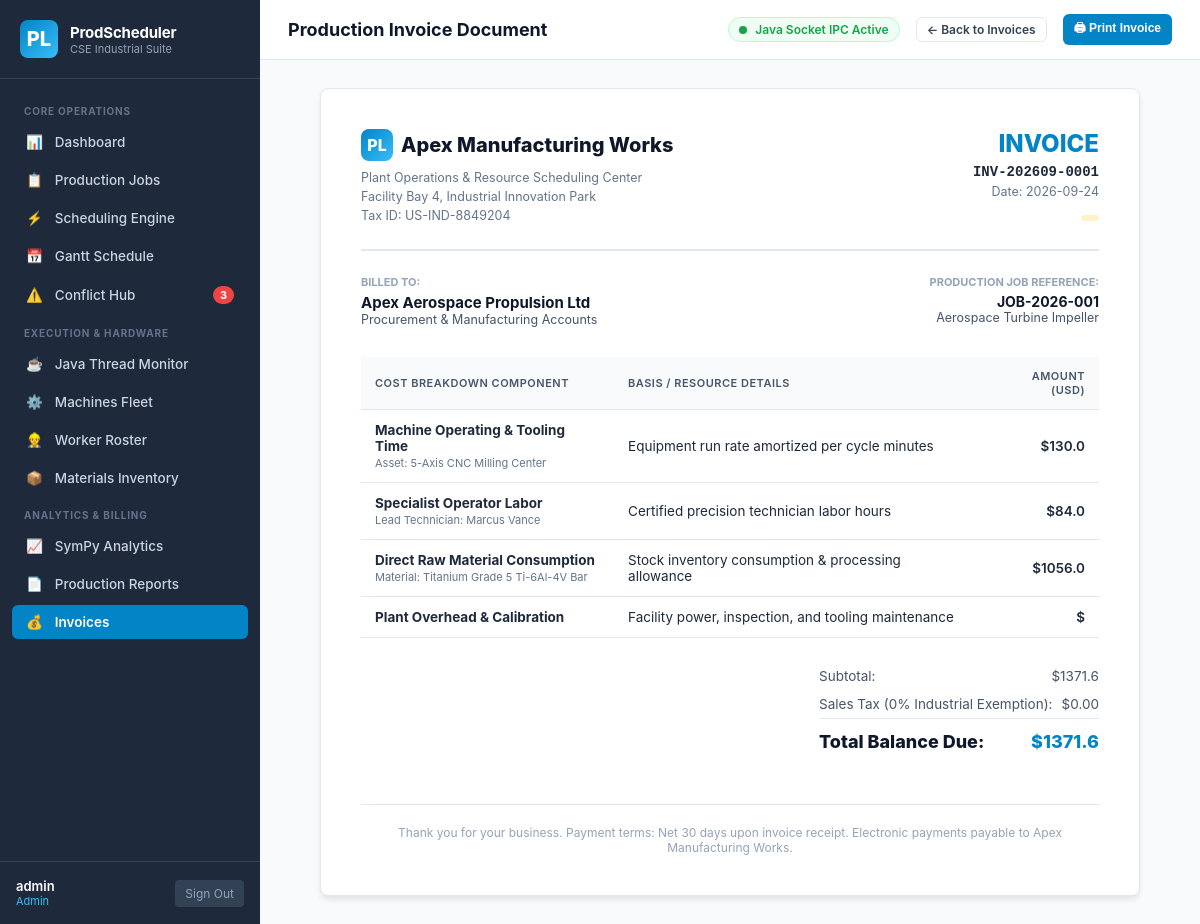
The app's page /invoices/1 (signed in), older data.
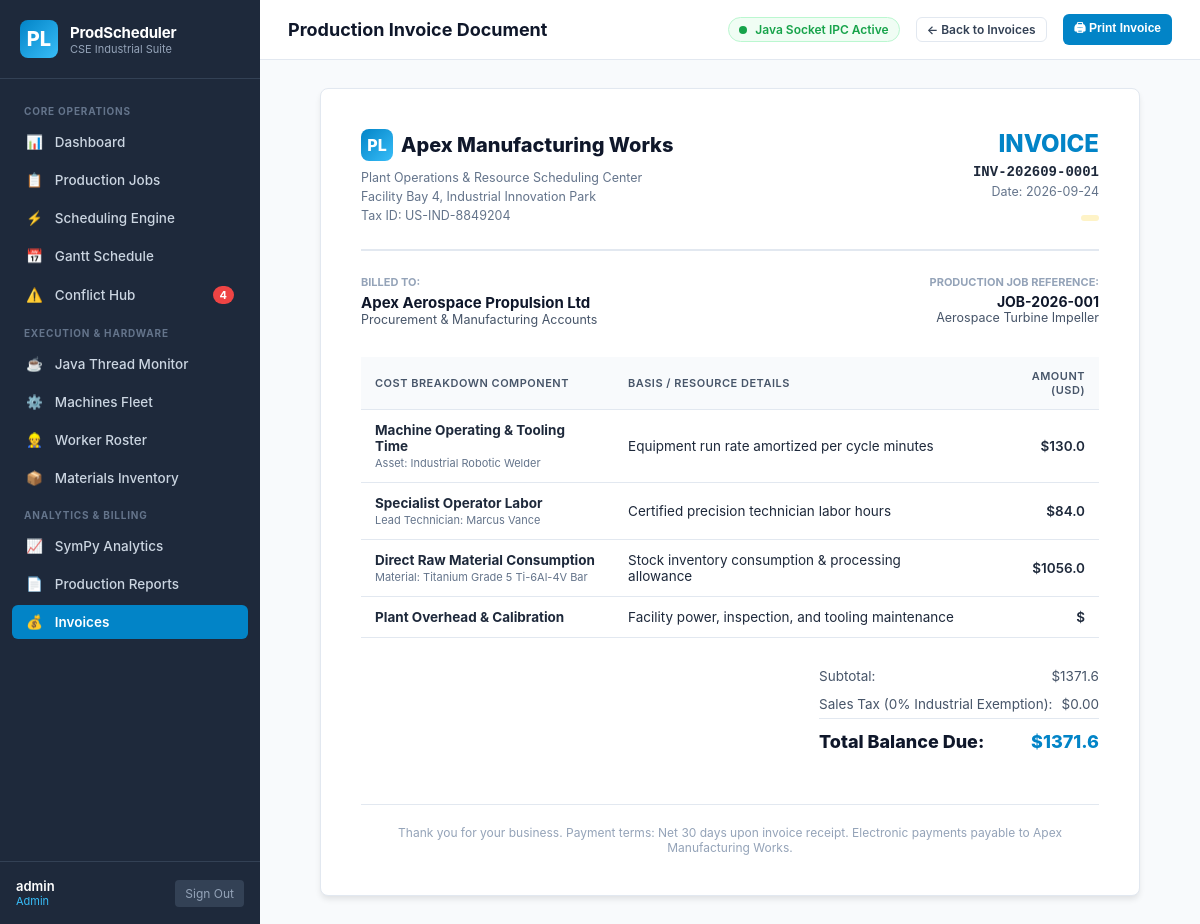
The same page, newer data.
### tables this page shows
CREATE TABLE machines (
    id INTEGER PRIMARY KEY AUTOINCREMENT,
    name TEXT NOT NULL,
    code TEXT UNIQUE NOT NULL,
    machine_type TEXT NOT NULL,
    capacity_per_hour INTEGER NOT NULL DEFAULT 100,
    hourly_rate REAL NOT NULL DEFAULT 45.0,
    status TEXT NOT NULL DEFAULT 'Idle' CHECK (status IN ('Idle', 'Running', 'Maintenance', 'Error')),
    location TEXT DEFAULT 'Building A - Floor 1',
    last_maintenance DATE DEFAULT CURRENT_DATE,
    created_at TIMESTAMP DEFAULT CURRENT_TIMESTAMP
);

### app.py (the view)
@app.route("/invoices/<int:invoice_id>")
@login_required
def view_invoice(invoice_id):
    invoice = db.get_invoice_by_id(invoice_id)
    if not invoice:
        flash("Invoice not found.", "danger")
        return redirect(url_for("invoices"))
    return render_template("invoice_detail.html", invoice=invoice)

### app.py (called while the page is built)
def login_required(f):
    @wraps(f)
    def decorated_function(*args, **kwargs):
        if "user_id" not in session:
            flash("Please sign in to access the Production System.", "warning")
            return redirect(url_for("login"))
        return f(*args, **kwargs)
    return decorated_function

@app.context_processor
def inject_global_data():
    user = None
    alerts = []
    if "user_id" in session:
        user = {
            "id": session.get("user_id"),
            "username": session.get("username"),
            "role": session.get("user_role")
        }
        alerts = db.get_system_alerts()
    return {
        "current_user": user,
        "active_alerts": alerts,
        "now": datetime.now()
    }

### database/db.py (called while the page is built)
def get_connection() -> sqlite3.Connection:
    os.makedirs(os.path.dirname(config.DATABASE_PATH), exist_ok=True)
    conn = sqlite3.connect(config.DATABASE_PATH, timeout=20.0)
    conn.row_factory = sqlite3.Row
    conn.execute("PRAGMA foreign_keys = ON;")
    return conn

### templates/invoice_detail.html (shortened to what the changed rows need)
{% extends "base.html" %}
{% block page_title %}Production Invoice Document{% endblock %}
{% block content %}
  <div class="card" style="max-width: 820px; margin: 0 auto; padding: 40px; box-shadow: 0 4px 6px -1px rgba(0,0,0,0.1);">
    <div style="display: flex; justify-content: space-between; align-items: flex-start; border-bottom: 2px solid #e2e8f0; padding-bottom: 24px; margin-bottom: 24px;">
      <div style="text-align: right;">
        <h2 style="font-size: 24px; font-weight: 800; color: #0284c7; text-transform: uppercase; margin-bottom: 6px;">INVOICE</h2>
      </div>
    </div>
    <div class="table-container" style="margin-bottom: 24px;">
      <table class="data-table">
        <thead>
          <tr style="background-color: #f1f5f9;">
            <th>Cost Breakdown Component</th>
            <th>Basis / Resource Details</th>
            <th style="text-align: right;">Amount (USD)</th>
          </tr>
        </thead>
        <tbody>
          <tr>
            <td>
              <strong>Machine Operating & Tooling Time</strong><br>
              <span style="font-size: 11px; color: #64748b;">Asset: {{ invoice.machine_name }}</span>
            </td>
          </tr>
        </tbody>
      </table>
    </div>
  </div>
{% endblock %}

Row changes from the older to the newer data that the page shows:
no longer on this page (row edited): machines: machine_name "5-Axis CNC Milling Center"
now on this page (row unchanged): machines: machine_name "Industrial Robotic Welder"
Text that changed along with them:
{{ active_alerts|length }}: "3" → "4"
